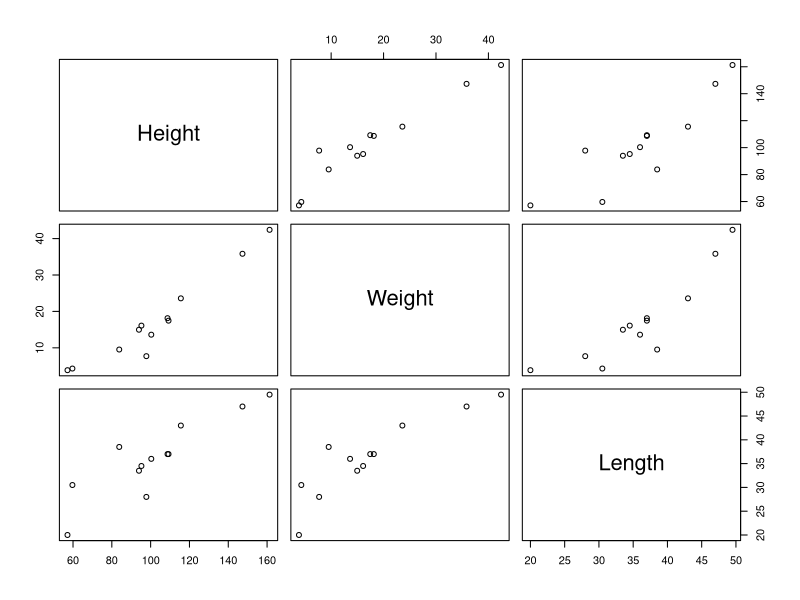
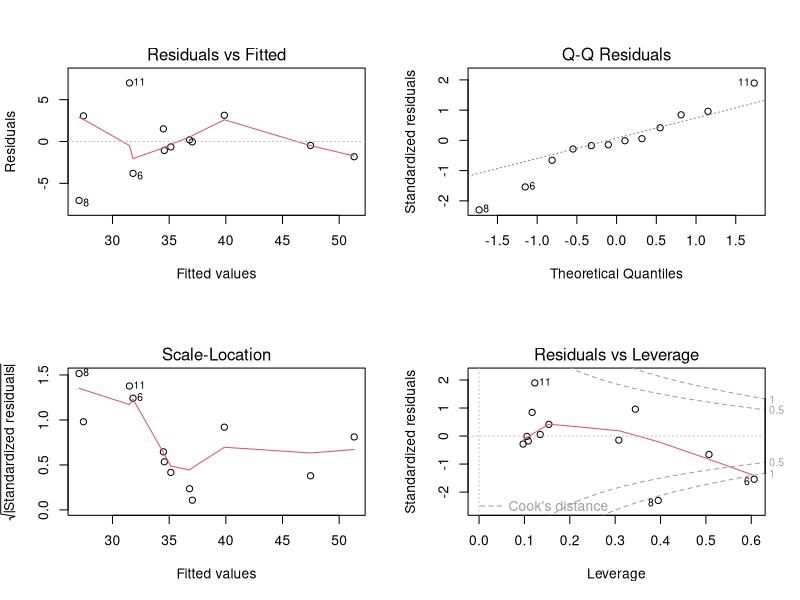
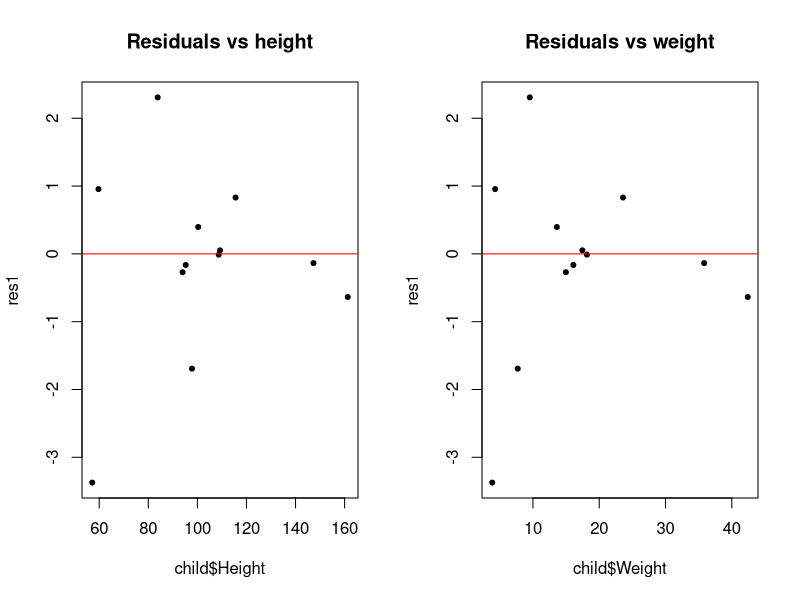
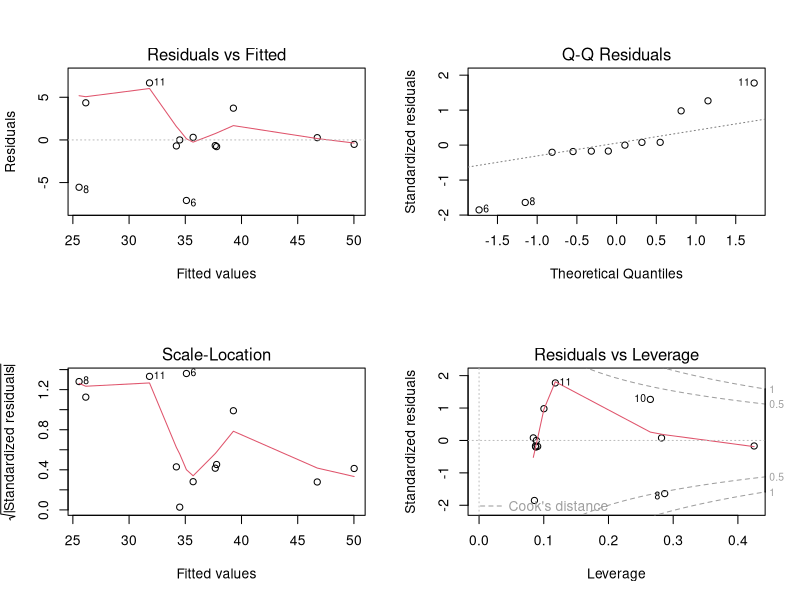
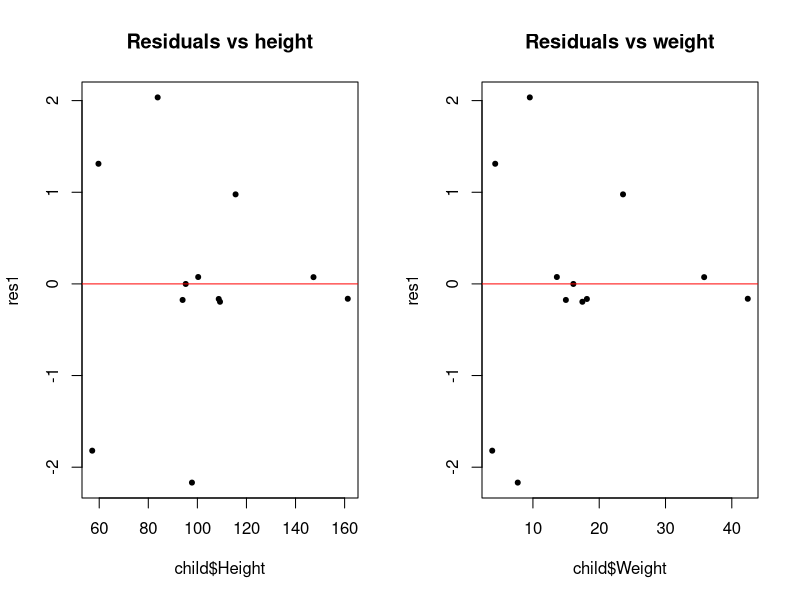
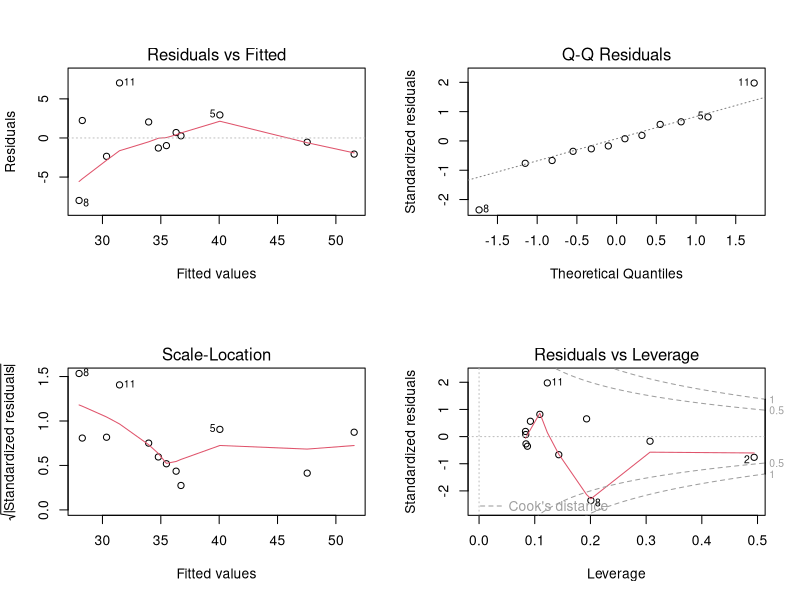
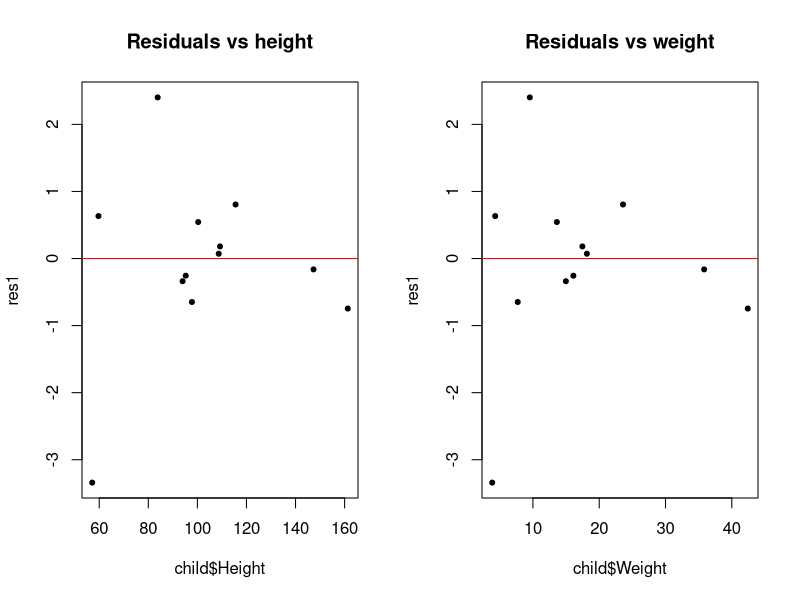

Recreate these plots in R, in order.
## ---- chunk 1
child<-read.table("Child_Height.txt",header=T)
## ---- chunk 2
pairs(~Height+Weight+Length,data=child)
## ---- chunk 3
lm1<-lm(Length~Height+Weight, data=child)
lm2<-lm(Length~Height, data=child)
lm3<-lm(Length~Weight, data=child)

## ---- chunk 4
par(mfrow=c(2,2))
plot(lm1)
## ---- chunk 5
par(mfrow=c(1,2))
res1<-rstudent(lm1)
fit<-fitted(lm1)
plot(child$Height,res1,main="Residuals vs height",pch=20)
abline(0,0,col="red")
plot(child$Weight,res1,main="Residuals vs weight",pch=20)
abline(0,0,col="red")

## ---- chunk 6
par(mfrow=c(2,2))
plot(lm2)
## ---- chunk 7
par(mfrow=c(1,2))
res1<-rstudent(lm2)
fit<-fitted(lm2)
plot(child$Height,res1,main="Residuals vs height",pch=20)
abline(0,0,col="red")
plot(child$Weight,res1,main="Residuals vs weight",pch=20)
abline(0,0,col="red")
## ---- chunk 8
par(mfrow=c(2,2))
plot(lm3)
## ---- chunk 9
par(mfrow=c(1,2))
res1<-rstudent(lm3)
fit<-fitted(lm3)
plot(child$Height,res1,main="Residuals vs height",pch=20)
abline(0,0,col="red")
plot(child$Weight,res1,main="Residuals vs weight",pch=20)
abline(0,0,col="red")

## ---- chunk 10
summary(lm1)
## ---- chunk 11
summary(lm2)

## ---- chunk 12
summary(lm3)

